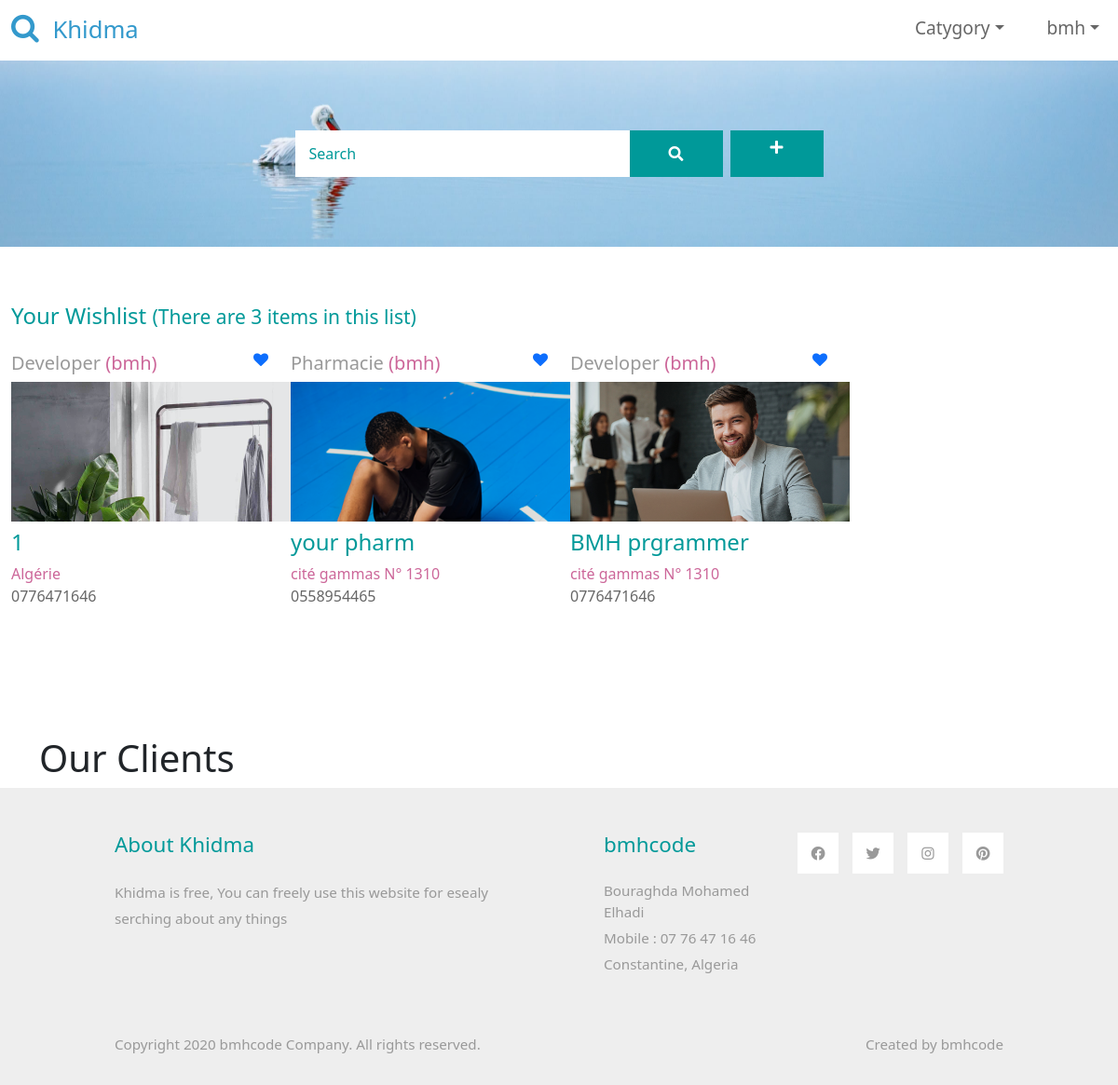
Page /wishlist/ (signed in) on the committed database.
### userauths/models.py (models this page shows, shortened)
class User(AbstractUser):
    username = models.CharField(max_length=100, unique=True, verbose_name=_('username'))
    email = models.EmailField(blank=True, null=True, verbose_name=_('email'))
    image = models.ImageField(blank=True, null=True, upload_to='users/', default='user.jpg', verbose_name=_('Image')) #,default='media/placeholder.png')
    bio = models.CharField(max_length=100, blank=True, verbose_name=_('bio'))
    USERNAME_FIELD = "username"
    def __str__(self):
        return self.username

### app/models.py (models this page shows, shortened)
class Wishlist_model(models.Model):
    user = models.ForeignKey(User, on_delete=models.SET_NULL, null=True)
    post = models.ForeignKey(Post, on_delete=models.SET_NULL, null=True)
    date = models.DateTimeField(auto_now_add=True)
    class Meta:
        db_table = 'wishlists'
        ordering = ['-date']
        verbose_name_plural= 'wishlists'

class Post(models.Model):
    user = models.ForeignKey(User, on_delete=models.SET_NULL, null=True, verbose_name=_("User"))
    category = models.ForeignKey(Category, on_delete=models.SET_NULL, null=True, related_name="category", verbose_name=_("Category"))
    title  = models.CharField(max_length=100, default='', help_text='Title of post', verbose_name = _("title"))
    address = models.CharField(max_length=200, default='', help_text='Address of post', verbose_name = _("Address"))
    ville = models.IntegerField(choices = VILLE, verbose_name=_('Ville'))
    email = models.EmailField(max_length=255,blank=True, null=True,  default="", help_text='yourmail@gmail.com', verbose_name=_("Email address"))
    phone  = models.CharField(max_length=20, verbose_name = _("phone"))
    description = models.TextField(blank=True, null=True, default='', help_text='Informations about your post', verbose_name =_('Description')) #description = RichTextField(blank=True, null=True)
    slug  = models.SlugField(blank=True, null=True, unique=True, help_text = 'Unique value for post page URL, created from name.')
    image = models.ImageField(blank=True, upload_to='post images/', default='post.jpg',  verbose_name=_('Image')) #,default='media/placeholder.png')
    is_active = models.BooleanField(default=True, verbose_name=_("is active"))
    date_created = models.DateTimeField(auto_now_add=True, verbose_name=_('Posted at'))
    date_updated = models.DateTimeField(auto_now=True, verbose_name=_('Updated at'))
    stars = models.IntegerField(default=0, verbose_name=_('Nomber of Stars'))
    stars_begin = models.DateTimeField(blank=True, null=True, verbose_name=_('Stars date'))
    stars_days = models.IntegerField( default=0, verbose_name=_('Stars days'))
    skills = models.CharField(max_length=100, default='', help_text='My skills', verbose_name = _("skills"))
    class Meta:
        db_table = 'postes'
        ordering = ['title']
        verbose_name_plural = 'Posts'
    def get_absolute_url(self):
        return reverse("app:post-detail", kwargs = {"slug":self.slug})
    @property
    def imageURL(self):
        try:
            url = self.image.url
        except:
            url = ''
        return url

class Category(models.Model):
    name  = models.CharField(max_length=50, verbose_name=_("name"), default='', help_text='name of catygory')
    slug  = models.SlugField(blank=True, null=True, unique=True, help_text = 'Unique value for category page URL, created from name.')
    image = models.ImageField(upload_to='Category images/', blank=True, null=True, default='category.jpg')
    is_active = models.BooleanField(default=True)
    def __str__(self):
        return self.name
    class Meta:
        db_table = 'categories'
        ordering = ['name']
        verbose_name_plural= 'Categories'

### app/views.py (the view)
# urls.py: path("wishlist/", views.wishlist, name="wishlist"),
def wishlist(request):
    try:
        wishlist = Wishlist_model.objects.filter(user=request.user)
    except:
        wishlist = None
    context = {
        'wishlist':wishlist
    }
    return render(request, 'app/wishlist.html', context)

### templates/app/wishlist.html (shortened to what this page needs)
{% extends "app/base.html" %}
{% load static %}
{% block body  %}
    <div class="container-fluid tm-container-content tm-mt-60">
        <div class="mb-50">
            <h4 class="col-6 tm-text-primary mb-4"> Your Wishlist <small> (There are {{ wishlist.count }} items in this list)</small></h4>
        </div>
        <div class="row tm-mb-90 tm-gallery">
            {% for item in wishlist %}
            <div class="col-xl-3 col-lg-4 col-md-6 col-sm-6 col-12 mb-5">
                <div class="d-flex justify-content-between tm-text-gray">
                    <h5>{{ item.post.category }} <span class="tm-text-secondary">({{ item.post.user }})</span></h5>
                    <a class="fa fa-heart" href="{% url 'app:wishlist-delete' item.id %}"></a>
                </div>
                <figure class="effect-ming tm-video-item mb-2" style='width:300px; height:150px; position: relative; margin: 0 auto'>
                    <img src="{{item.post.imageURL}}" alt="Image" class="mb-4 img-fluid">
                    <figcaption class="d-flex align-items-center justify-content-center">
                    </figcaption>
                </figure>
                <h4><a class="tm-text-primary mb-4" href="{{ post.get_absolute_url }}">{{ item.post.title }}</a></h4>
                <span class="tm-text-secondary">{{ item.post.address }}</span> <br>
                <div class="d-flex justify-content-between tm-text-gray">
                    <span class="tm-text-gray-dark">{{ item.post.phone }}</span>
                </div>
            </div>
            {% endfor %}
        </div>
    </div>
{% endblock body %}

### templates/app/base.html (shortened to what this page needs)
<!DOCTYPE html>
{% load static %}
<html lang="en">
<head>
    <link rel="stylesheet" href="{% static 'css/bootstrap.min.css' %}">
    <link rel="stylesheet" href="{% static 'fontawesome/css/all.min.css' %}">
    <link rel="stylesheet" href="{% static 'css/templatemo-style.css' %}">
    <link rel="stylesheet" href="https://cdnjs.cloudflare.com/ajax/libs/font-awesome/4.7.0/css/font-awesome.min.css">
</head>
<body>
    <nav class="navbar navbar-expand-lg">
        <div class="container-fluid">
            <a class="navbar-brand" href="{% url 'app:index' %}">
                <i class="fa fa-search mr-2"></i>
                Khidma
            </a>
            <div class="collapse navbar-collapse" id="navbarSupportedContent">
                <ul class="navbar-nav ml-auto mb-2 mb-lg-0">
                    {% if request.user.is_authenticated %}
                        <li class="nav-item submenu dropdown">
                            <a href="#" class="nav-link dropdown-toggle " data-toggle="dropdown" role="button" aria-haspopup="true"
                            aria-expanded="false">Catygory</a>
                        </li>
                        <li class="nav-item submenu dropdown">
                            <a href="#" class="nav-link dropdown-toggle" data-toggle="dropdown" role="button" aria-haspopup="true"
                            aria-expanded="false">{{user.username}}</a>
                        </li>
                    {% endif %}
                </ul>
        </div>
    </nav>
    <div class="tm-hero d-flex justify-content-center align-items-center mb-5" data-parallax="scroll" data-image-src="{% static 'img/hero.jpg' %}">
        <form class="d-flex tm-search-form">
            <input name="cat1" class="form-control tm-search-input" type="search" placeholder="Search" aria-label="Search">
            <button class="btn btn-outline-success tm-search-btn" type="submit">
                <i class="fas fa-search"></i>
            </button>
        </form>
        {% if request.user.is_authenticated %}
            <a href="{% url 'app:post-add' %}" class="btn btn-outline-success tm-search-btn ml-2" >
                <i class="fas fa-plus"></i>
            </a>
        {% endif %}
    </div>
    {% block body %}
    {% endblock body %}
    <div class="container">
        <h1>Our Clients</h1>
    </div>
    <footer class="tm-bg-gray pt-5 pb-3 tm-text-gray tm-footer">
        <div class="container-fluid tm-container-small">
            <div class="row">
                <div class="col-lg-6 col-md-12 col-12 px-5 mb-5">
                    <h3 class="tm-text-primary mb-4 tm-footer-title">About Khidma</h3>
                    <p>Khidma is free, You can freely use this website for esealy serching about any things</p>
                </div>
                <div class="col-lg-3 col-md-6 col-sm-6 col-12 px-5 mb-5">
                    <h3 class="tm-text-primary mb-4 tm-footer-title">bmhcode</h3>
                    <ul class="tm-footer-links pl-0">
                        <li>Bouraghda Mohamed Elhadi</li>
                        <li>Mobile : 07 76 47 16 46</li>
                        <li>Constantine, Algeria</li>
                    </ul>
                </div>
                <div class="col-lg-3 col-md-6 col-sm-6 col-12 px-5 mb-5">
                    <ul class="tm-social-links d-flex justify-content-end pl-0 mb-5">
                        <li class="mb-2"><a href="https://facebook.com"><i class="fab fa-facebook"></i></a></li>
                        <li class="mb-2"><a href="https://twitter.com"><i class="fab fa-twitter"></i></a></li>
                        <li class="mb-2"><a href="https://instagram.com"><i class="fab fa-instagram"></i></a></li>
                        <li class="mb-2"><a href="https://pinterest.com"><i class="fab fa-pinterest"></i></a></li>
                    </ul>
                </div>
            </div>
            <div class="row">
                <div class="col-lg-8 col-md-7 col-12 px-5 mb-3">
                    Copyright 2020 bmhcode Company. All rights reserved.
                </div>
                <div class="col-lg-4 col-md-5 col-12 px-5 text-right">
                    Created by <a href="https://bmhcode.com" class="tm-text-gray" rel="sponsored" target="_parent">bmhcode</a>
                </div>
            </div>
        </div>
    </footer>
</body>
</html>

### khidma/static/css/templatemo-style.css (style rules this page uses)
p { line-height: 1.8; }
a { text-decoration: none; transition: all 0.3s ease; }
.container-fluid { max-width: 1770px; }
.tm-container-small { max-width: 1050px; }
.btn { border-radius: 0; }
.form-control { padding: 10px 20px; width: 100%; height: auto; }
.navbar-brand { color: #3399CC; font-size: 1.6rem; }
.navbar-brand i { font-size: 2rem; }
.tm-hero { min-height: 200px; background: transparent; }
.tm-mt-60 { margin-top: 60px; }
.tm-mb-90 { margin-bottom: 90px; }
.tm-text-primary { color: #009999; }
.tm-text-secondary { color: #CC6699; }
.tm-bg-gray { background-color: #EEEEEE; }
.nav-item { margin-right: 30px; }
.nav-item:last-child { margin-right: 0; }
.nav-link { color: #666666; border-bottom: 4px solid transparent; font-size: 1.2rem; }
.tm-search-input { width: 360px; border-radius: 0; padding: 12px 15px; color: #009999; border: none; }
.tm-search-input::placeholder { color: #009999; opacity: 1; }
.tm-search-btn { color: white; background-color: #009999; border: none; width: 100px; height: 50px; margin-left: -1px; }
p, .tm-text-gray { color: #999; }
.tm-text-gray-dark { color: #666; }
.tm-video-item { position: relative; overflow: hidden; text-align: center; cursor: pointer; }
.tm-video-item img { position: relative; display: block; min-height: 100%; max-width: 100%; opacity: 0.8; }
.tm-video-item figcaption { padding: 2em; color: #fff; text-transform: uppercase; font-size: 1.25em; -webkit-backface-visibility: hidden; backface-visibility: hidden; }
.tm-video-item figcaption::before, .tm-video-item figcaption::after { pointer-events: none; }
.tm-video-item figcaption, .tm-video-item figcaption > a { position: absolute; top: 0; left: 0; width: 100%; height: 100%; }
figure.effect-ming { background: #030c17; }
figure.effect-ming img { opacity: 0.9; -webkit-transition: opacity 0.35s; transition: opacity 0.35s; }
figure.effect-ming figcaption::before { position: absolute; top: 30px; right: 30px; bottom: 30px; left: 30px; border: 2px solid #fff; box-shadow: 0 0 0 30px rgba(255,255,255,0.2); content: ''; opacity: 0; -webkit-transition: opacity 0.35s, -webkit-transform 0.35s; transition: opacity 0.35s, transform 0.35s; -webkit-transform: scale3d(1.4,1.4,1); transform: scale3d(1.4,1.4,1); }
.tm-footer-links li { list-style: none; margin-bottom: 5px; }
.tm-social-links li { list-style: none; margin-right: 15px; }
.tm-social-links li:last-child { margin-right: 0; }
.tm-social-links li a { color: #999999; width: 44px; height: 44px; display: flex; background-color: #fff; align-items: center; justify-content: center; }
.tm-footer { font-size: 0.95rem; }
.tm-footer-title { font-size: 1.4rem; }
.form-control, input:-internal-autofill-selected, select:not([multiple]) { color: #009999 !important; }
.form-control::placeholder { color: #009999; opacity: 1; }

### rows in the picture
User: username "bmh"
Wishlist_model: post.category "Developer", post.user "bmh", post.imageURL (picture), post "1", post.address "Algérie", post.phone "0776471646"
Wishlist_model: post.category "Pharmacie", post.user "bmh", post.imageURL (picture), post "your pharm", post.address "cité gammas N° 1310", post.phone "0558954465"
Wishlist_model: post.category "Developer", post.user "bmh", post.imageURL (picture), post "BMH prgrammer", post.address "cité gammas N° 1310", post.phone "0776471646"

### other values in the picture
{{ wishlist.count }} "3"
